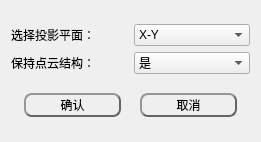
<?xml version="1.0" encoding="UTF-8"?>
<ui version="4.0">
 <class>ProjectionDlgClass</class>
 <widget class="QWidget" name="ProjectionDlgClass">
  <property name="geometry">
   <rect>
    <x>0</x>
    <y>0</y>
    <width>261</width>
    <height>142</height>
   </rect>
  </property>
  <property name="windowTitle">
   <string>投影</string>
  </property>
  <layout class="QGridLayout" name="gridLayout_2">
   <item row="0" column="0">
    <layout class="QGridLayout" name="gridLayout">
     <item row="0" column="0">
      <widget class="QLabel" name="label">
       <property name="text">
        <string>选择投影平面：</string>
       </property>
      </widget>
     </item>
     <item row="0" column="1">
      <widget class="QComboBox" name="Plane">
       <item>
        <property name="text">
         <string>X-Y</string>
        </property>
       </item>
       <item>
        <property name="text">
         <string>Y-Z</string>
        </property>
       </item>
       <item>
        <property name="text">
         <string>X-Z</string>
        </property>
       </item>
      </widget>
     </item>
     <item row="1" column="0">
      <widget class="QLabel" name="label_5">
       <property name="text">
        <string>保持点云结构：</string>
       </property>
      </widget>
     </item>
     <item row="1" column="1">
      <widget class="QComboBox" name="KeepOrganized">
       <item>
        <property name="text">
         <string>是</string>
        </property>
       </item>
       <item>
        <property name="text">
         <string>否</string>
        </property>
       </item>
      </widget>
     </item>
    </layout>
   </item>
   <item row="1" column="0">
    <layout class="QHBoxLayout" name="horizontalLayout">
     <item>
      <spacer name="horizontalSpacer">
       <property name="orientation">
        <enum>Qt::Horizontal</enum>
       </property>
       <property name="sizeHint" stdset="0">
        <size>
         <width>40</width>
         <height>20</height>
        </size>
       </property>
      </spacer>
     </item>
     <item>
      <widget class="QPushButton" name="btn_ok">
       <property name="minimumSize">
        <size>
         <width>97</width>
         <height>24</height>
        </size>
       </property>
       <property name="maximumSize">
        <size>
         <width>97</width>
         <height>16777215</height>
        </size>
       </property>
       <property name="styleSheet">
        <string notr="true">QPushButton{
	color: rgb(0, 0, 0);
	background-color: rgba(255, 255, 255,0);
	border:2px outset rgb(100, 100, 100);
	border-radius:8px;
  	text-align: center center;
} 

/*鼠标放在按钮上方*/
QPushButton:hover:enabled {
	background-color: rgba(255, 255, 255,150);
	border:2px outset rgba(100, 100, 100,150);
} 

/*鼠标点击按钮*/
QPushButton:pressed:enabled {
	background-color: rgba(255, 255, 255,255);
	border:4px outset rgba(100, 100, 100,255);
}

QPushButton:enabled{ 
	color: rgb(0, 0, 0);
	background-color: rgba(255, 255, 255,0);
	border:2px outset rgb(100, 100, 100);
}

QPushButton:disabled{ 
	color: rgb(150, 150, 150);
	background-color: rgba(150, 150, 150,0);
	border:2px outset rgb(100, 100, 100);
}</string>
       </property>
       <property name="text">
        <string>确认</string>
       </property>
      </widget>
     </item>
     <item>
      <spacer name="horizontalSpacer_2">
       <property name="orientation">
        <enum>Qt::Horizontal</enum>
       </property>
       <property name="sizeHint" stdset="0">
        <size>
         <width>40</width>
         <height>20</height>
        </size>
       </property>
      </spacer>
     </item>
     <item>
      <widget class="QPushButton" name="btn_cancel">
       <property name="minimumSize">
        <size>
         <width>97</width>
         <height>24</height>
        </size>
       </property>
       <property name="styleSheet">
        <string notr="true">QPushButton{
	color: rgb(0, 0, 0);
	background-color: rgba(255, 255, 255,0);
	border:2px outset rgb(100, 100, 100);
	border-radius:8px;
  	text-align: center center;
} 

/*鼠标放在按钮上方*/
QPushButton:hover:enabled {
	background-color: rgba(255, 255, 255,150);
	border:2px outset rgba(100, 100, 100,150);
} 

/*鼠标点击按钮*/
QPushButton:pressed:enabled {
	background-color: rgba(255, 255, 255,255);
	border:4px outset rgba(100, 100, 100,255);
}

QPushButton:enabled{ 
	color: rgb(0, 0, 0);
	background-color: rgba(255, 255, 255,0);
	border:2px outset rgb(100, 100, 100);
}

QPushButton:disabled{ 
	color: rgb(150, 150, 150);
	background-color: rgba(150, 150, 150,0);
	border:2px outset rgb(100, 100, 100);
}</string>
       </property>
       <property name="text">
        <string>取消</string>
       </property>
      </widget>
     </item>
     <item>
      <spacer name="horizontalSpacer_3">
       <property name="orientation">
        <enum>Qt::Horizontal</enum>
       </property>
       <property name="sizeHint" stdset="0">
        <size>
         <width>40</width>
         <height>20</height>
        </size>
       </property>
      </spacer>
     </item>
    </layout>
   </item>
  </layout>
 </widget>
 <layoutdefault spacing="6" margin="11"/>
 <resources/>
 <connections/>
</ui>
